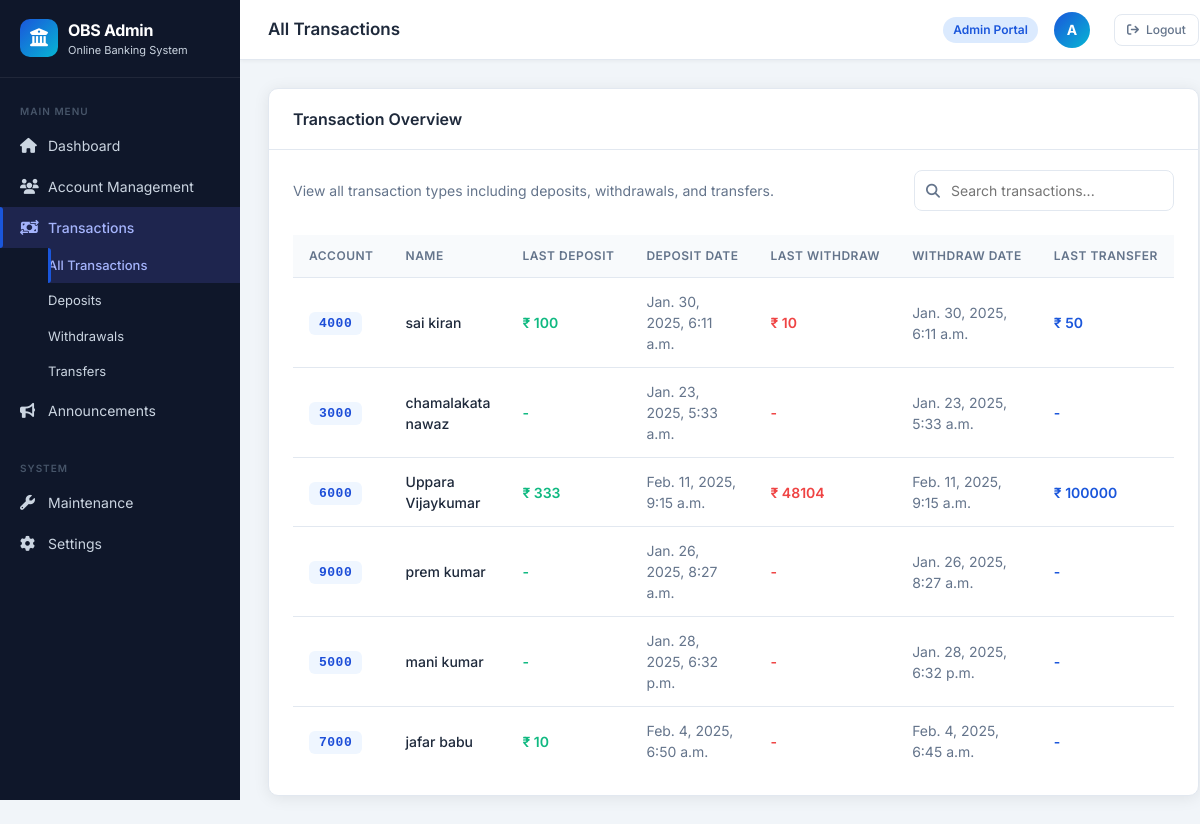
/tran_admin/, run on an earlier commit of the app's database.
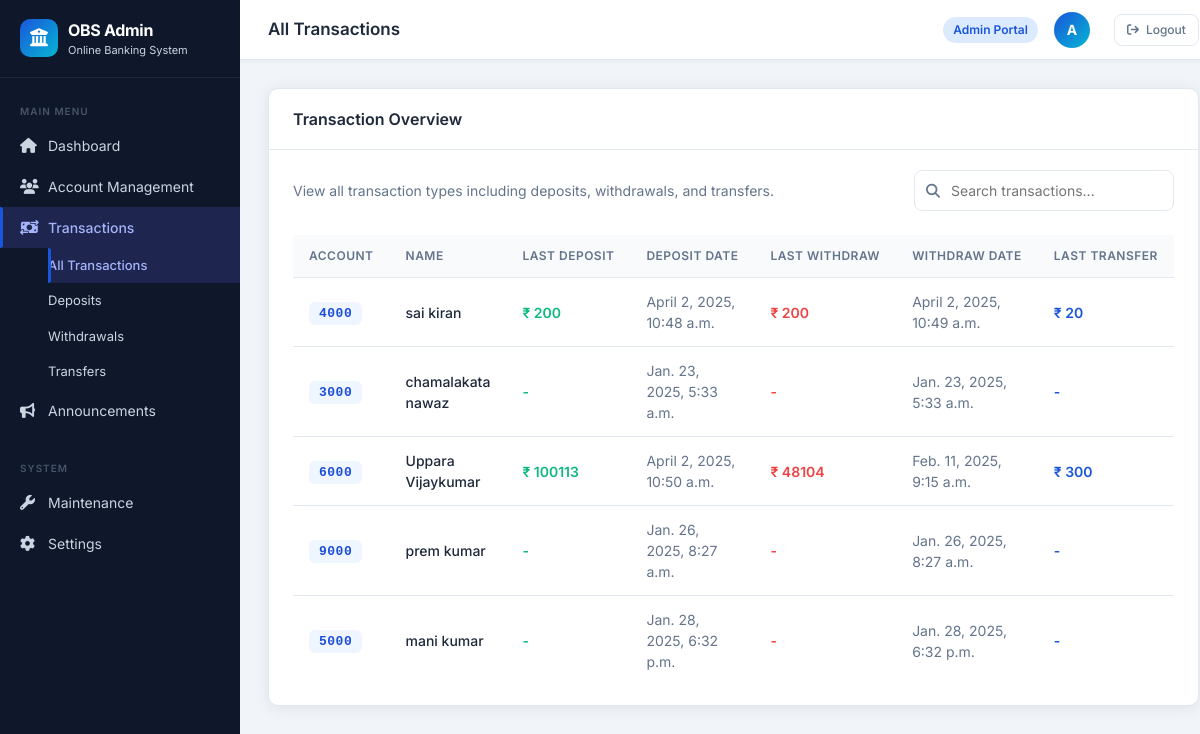
And on a later commit of the database.
### application/models.py (models this page shows)
class account(models.Model):
    Account_number=models.CharField(max_length=50)
    First_name=models.CharField(max_length=50)
    Middle_name=models.CharField(max_length=50,blank=True)
    Last_name=models.CharField(max_length=50,blank=True)
    Email=models.EmailField(max_length=254)
    Password=models.CharField(max_length=50)
    Pin=models.CharField(max_length=50)
    Current_balance=models.IntegerField(default=0)
    Created_at=models.DateTimeField(auto_now_add=True)
    Updated_at=models.DateTimeField(auto_now=True)
    Deposit_amount=models.IntegerField(default=0)
    Dep_date=models.DateTimeField(auto_now_add=True)
    Withdraw_amount=models.IntegerField(default=0)
    With_date=models.DateTimeField(auto_now_add=True)
    Transfor_amount_from=models.IntegerField(default=0)

### application/views.py (the view)
# urls.py: path('tran_admin/', views.tran_admin, name='tran_admin'),
def tran_admin(request):
  query=request.GET.get('query','')
  if query:
    x=account.objects.filter(Middle_name=query)
  else:
    x=account.objects.all()
  return render(request,'tran_admin.html',{'x':x,'query':query})

### template/tran_admin.html (shortened to what the changed rows need)
<!DOCTYPE html>
{% load static %}
<html lang="en">
<head>
  <link rel="stylesheet" href="https://cdn.jsdelivr.net/npm/bootstrap@5.3.2/dist/css/bootstrap.min.css">
  <link rel="stylesheet" href="https://cdnjs.cloudflare.com/ajax/libs/font-awesome/6.5.0/css/all.min.css">
  <link href="{% static 'css/dash.css' %}" rel="stylesheet">
</head>
<body>
<div class="obs-wrapper">
  <main class="obs-main">
    <div class="obs-content">
      <div class="obs-card">
        <div class="obs-card-body">
          <div class="obs-table-wrap">
            <table class="obs-table">
              <thead>
                <tr>
                  <th>Account</th>
                  <th>Name</th>
                  <th>Last Deposit</th>
                  <th>Deposit Date</th>
                  <th>Last Withdraw</th>
                  <th>Withdraw Date</th>
                  <th>Last Transfer</th>
                </tr>
              </thead>
              <tbody>
                {% if x %}
                  {% for i in x %}
                  <tr>
                    <td><span class="acc-badge">{{ i.Account_number }}</span></td>
                    <td style="font-weight: 500;">{{ i.First_name }} {{ i.Middle_name }} {{ i.Last_name }}</td>
                    <td style="color: var(--success); font-weight: 600;">{% if i.Deposit_amount %}₹ {{ i.Deposit_amount }}{% else %}-{% endif %}</td>
                    <td style="color: var(--text-muted);">{{ i.Dep_date|default:"-" }}</td>
                    <td style="color: var(--danger); font-weight: 600;">{% if i.Withdraw_amount %}₹ {{ i.Withdraw_amount }}{% else %}-{% endif %}</td>
                    <td style="color: var(--text-muted);">{{ i.With_date|default:"-" }}</td>
                    <td style="color: var(--primary); font-weight: 600;">{% if i.Transfor_amount_from %}₹ {{ i.Transfor_amount_from }}{% else %}-{% endif %}</td>
                  </tr>
                  {% endfor %}
                {% else %}
                  <tr>
                    <td colspan="7" class="text-center py-4" style="color: var(--text-muted);">No transactions found.</td>
                  </tr>
                {% endif %}
              </tbody>
            </table>
          </div>
        </div>
      </div>
    </div>
  </main>
</div>
</body>
</html>

What changed in the data, as far as the page shows it:
removed account: Account_number "7000", First_name "jafar", Middle_name "babu", Deposit_amount "10", Dep_date "Feb. 4, 2025, 6:50 a.m.", With_date "Feb. 4, 2025, 6:45 a.m."
changed account "sai": Deposit_amount "100" → "200"; Dep_date "Jan. 30, 2025, 6:11 a.m." → "April 2, 2025, 10:48 a.m."; Withdraw_amount "10" → "200"; With_date "Jan. 30, 2025, 6:11 a.m." → "April 2, 2025, 10:49 a.m."; Transfor_amount_from "50" → "20"
changed account "Uppara": Deposit_amount "333" → "100113"; Dep_date "Feb. 11, 2025, 9:15 a.m." → "April 2, 2025, 10:50 a.m."; Transfor_amount_from "100000" → "300"
